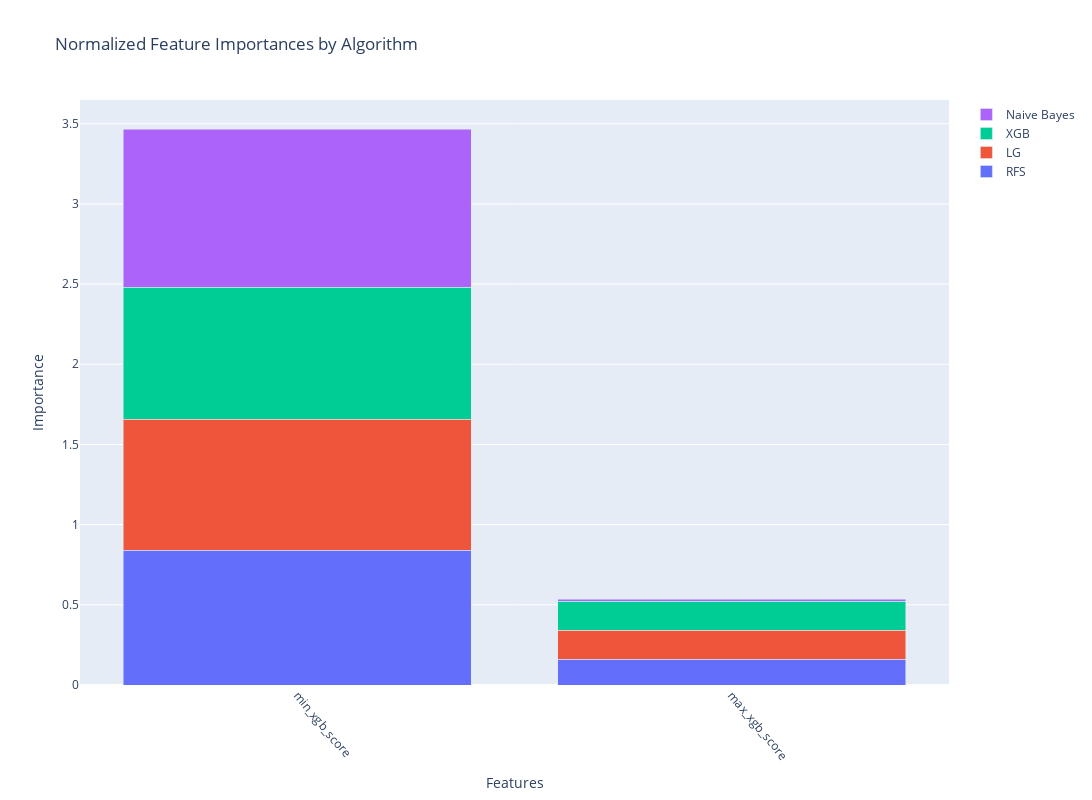

Here is the notebook cell this chart was saved with:
### Code cell
models = ['naive_bayes', 'xgboost', 'random_forest', 'logistic_regression']

optimizer = ModelOptimizer(models, Xtrain, Ytrain, n_trials=iterations, early_stopping_rounds=10)
best_params, best_models = optimizer.run_models()
print("Best parameters:", best_params)

evaluator = ModelEvaluator(Xtrain, Ytrain, Xval, Yval, Xtest, Ytest, best_models)
evaluator.evaluate_models()
evaluator.plot_roc_curves()

feature_importance = FeatureImportance(forforsta[['Ever90','min_xgb_score','max_xgb_score']], best_models, run_correlation_cluster=True)
feature_importance.calculate_importances()
feature_importance.calculate_cumulative_importance()
features_to_keep, features_to_discard = feature_importance.find_highly_correlated_features()

print("Features to keep:", features_to_keep)
print("Features to discard:", features_to_discard)

sorted_features, non_zero_features = feature_importance.plot_importances()

# Filter away highly correlated features and take away the absolute worst
filtered_list = [item for item in sorted_features if item not in features_to_discard]
SelectionOne = filtered_list[:40]

print("Non-zero features:", non_zero_features)

### Figure 1 — Plotly figure (JSON) as saved in the notebook; plotly's stock layout.template omitted (floating-point values rounded to 4 significant figures)
{"data": [{"name": "RFS", "type": "bar", "x": ["min_xgb_score", "max_xgb_score"], "y": [0.8394, 0.1606]}, {"name": "LG", "type": "bar", "x": ["min_xgb_score", "max_xgb_score"], "y": [0.8191, 0.1809]}, {"name": "XGB", "type": "bar", "x": ["min_xgb_score", "max_xgb_score"], "y": [0.8208, 0.1792]}, {"name": "Naive Bayes", "type": "bar", "x": ["min_xgb_score", "max_xgb_score"], "y": [0.9863, 0.01367]}], "layout": {"barmode": "stack", "height": 800, "title": {"text": "Normalized Feature Importances by Algorithm"}, "width": 2800, "xaxis": {"categoryorder": "total descending", "tickangle": 50, "title": {"text": "Features"}}, "yaxis": {"title": {"text": "Importance"}}}}
